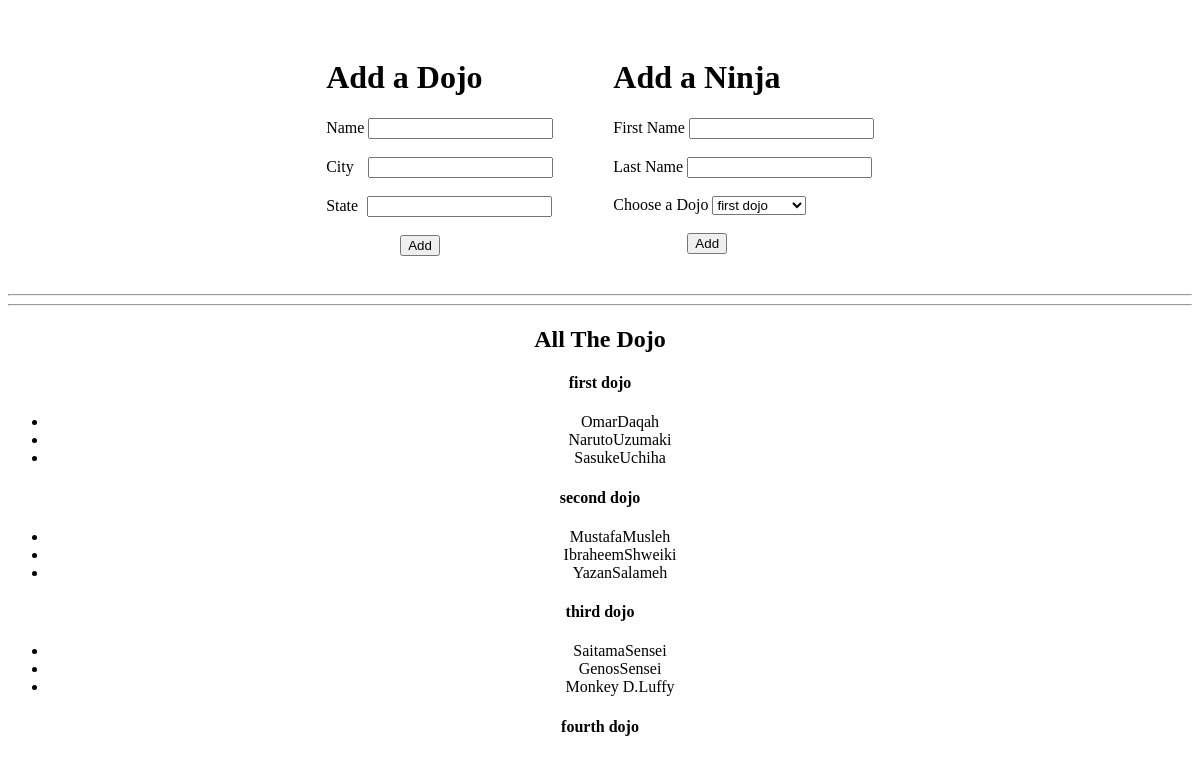
Before: / with the older database file.
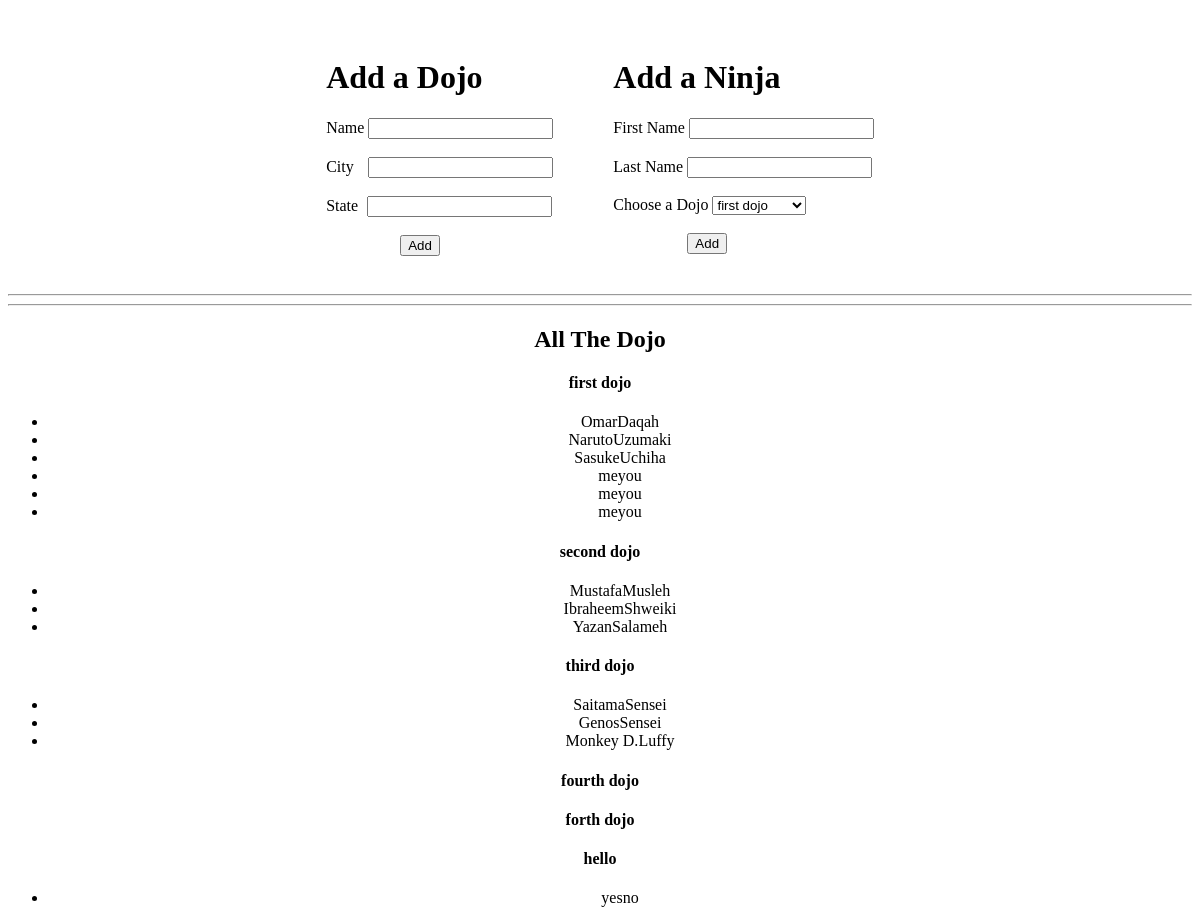
After: the same page with the newer database file.
### dojos_ninjas_app/models.py (models this page shows)
class dojo(models.Model):
    name = models.CharField(max_length=255)
    city = models.CharField(max_length=255)
    state = models.CharField(max_length=255)
    desc = models.TextField(default="old dojo")
    created_at = models.DateTimeField(auto_now_add=True)
    updated_at = models.DateTimeField(auto_now=True)

class ninja(models.Model):
    first_name = models.CharField(max_length=255)
    last_name = models.CharField(max_length=255)
    dojo = models.ForeignKey(dojo, related_name="ninjas", on_delete = models.CASCADE)
    created_at = models.DateTimeField(auto_now_add=True)
    updated_at = models.DateTimeField(auto_now=True)

### dojos_ninjas_app/views.py (the view)
# urls.py: path('', views.index),
def index(request):
    context = {
        'dojos' : dojo.objects.all(),
        'ninjas' : ninja.objects.all()
    }
    return render(request, 'index.html', context)

### dojos_ninjas_app/templates/index.html (shortened to what this page needs)
<!DOCTYPE html>
<html lang="en">
<head>
</head>
<body>
    <header>
        <div class="container">
            <h1>Add a Dojo</h1>
            <form action="/add_dojo" method="POST">
                <label for="name">Name</label>
                <input type="text" name="name">
                <br> <br>
                <label for="city" class="city">City</label>
                <input type="text" name="city">
                <br> <br>
                <label for="state" class="state">State</label>
                <input type="text" name="state">
                <br> <br>
                <button type="submit" class="select">Add</button>
            </form>
        </div>
        <div class="container">
            <h1>Add a Ninja</h1>
            <form action="/add_ninja" method="POST">
                <label for="fname">First Name</label>
                <input type="text" name="fname">
                <br> <br>
                <label for="lname">Last Name</label>
                <input type="text" name="lname">
                <br> <br>
                <label for="dojo_select">Choose a Dojo</label>
                <select name="dojo_select">
                    {% for dojo in dojos %}
                  <option name="dojo_option">{{dojo.name}}</option>
                    {% endfor %}
              </select>
                <br> <br>
                <button type="submit" class="select">Add</button>
            </form>
        </div>
    </header>
    <hr>
    <hr>
    <center>
        <h2>All The Dojo</h2>
        {% for j in dojos %}
        <h4>{{j.name}}</h4>
        <ul>
            {% for i in ninjas %} {% if i.dojo.name == j.name %}
            <li>{{i.first_name}}{{i.last_name}}</li>
            {% endif %} {% endfor %}
        </ul>
        {% endfor %}
    </center>
</body>
</html>

### dojos_ninjas_app/templates/index.html (style rules this page uses)
header { display: flex; justify-content: center; }
.container { padding: 20px; margin: 10px; }
.city { margin-right: 10px; }
.state { margin-right: 5px; }
.select { margin-left: 74px; }

Changed rows visible on the page:
added ninja: first_name "me", last_name "you", shown under dojo "first dojo"
added ninja: first_name "me", last_name "you", shown under dojo "first dojo"
added ninja: first_name "me", last_name "you", shown under dojo "first dojo"
added dojo: name "forth dojo"
added dojo: name "hello"
added ninja: first_name "yes", last_name "no", shown under "hello"
